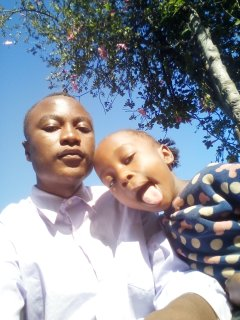
#> input picture ManagementSystems/Hotel Managemet System/profiles/a (2).jpg, 240 x 320 px
$ python circularimagespil.py
#> lines starting #> are read from the running program, lines starting #| are printed output that depends on the picture; after the words box and inside, x2 and y2 are one past the last pixel; in counts of white or black regions, pixels touching at a corner belong together
from PIL import Image,ImageOps,ImageDraw
size=(70,70)
mask=Image.new('L',size,0)
#> mask: PIL image 70x70 L; every value is 0
draw=ImageDraw.Draw(mask)
draw.ellipse((0,0) + size,fill=255)

im=Image.open('./profiles/a (2).jpg')
#> im is the input picture: PIL image 240x320 RGB; mean R, G, B 141.5, 146.6, 156.9

output=ImageOps.fit(im, mask.size, centering=(0.5, 0.5))
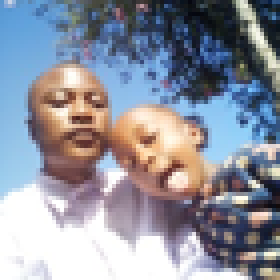
#> output: PIL image 70x70 RGB (shown 4 times larger); mean R, G, B 142.1, 146.3, 159.3
output.putalpha(mask)
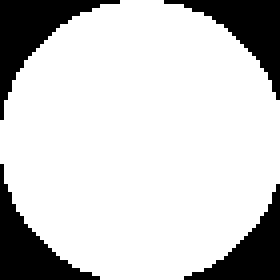
#> mask: PIL image 70x70 L (shown 4 times larger); 80% white; 4 black regions, box (x1, y1, x2, y2) and area: (0, 0, 30, 30) 275, (41, 0, 70, 25) 245, (0, 41, 25, 70) 245, (46, 46, 70, 70) 216
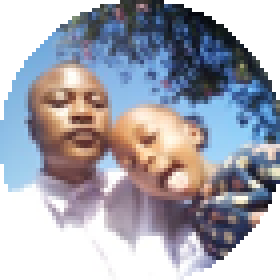
#> output: PIL image 70x70 RGBA (shown 4 times larger); mean R, G, B, A 142.1, 146.3, 159.3, 203.9; transparent parts drawn white
output.save('cally.png')

$ run again, with ManagementSystems/Hotel Managemet System/profiles/a (1).jpg copied over ManagementSystems/Hotel Managemet System/profiles/a (2).jpg
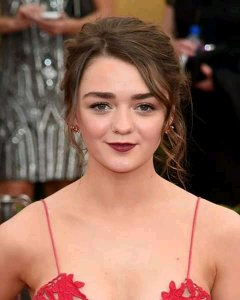
#> input picture ManagementSystems/Hotel Managemet System/profiles/a (1).jpg, 240 x 300 px
#> im is the input picture: PIL image 240x300 RGB; mean R, G, B 143.6, 105.3, 89.7
#> `output=ImageOps.fit(im, mask.size, centering=(0.5, 0.5))`:
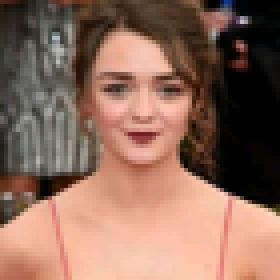
#> output: PIL image 70x70 RGB (shown 4 times larger); mean R, G, B 140.9, 106.4, 91.2
#> `output.putalpha(mask)`:
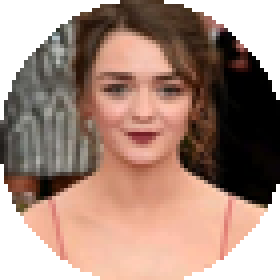
#> output: PIL image 70x70 RGBA (shown 4 times larger); mean R, G, B, A 140.9, 106.4, 91.2, 203.9; transparent parts drawn white

$ run again, with ManagementSystems/Hotel Managemet System/profiles/a (3).jpg copied over ManagementSystems/Hotel Managemet System/profiles/a (2).jpg
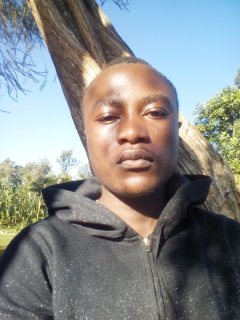
#> input picture ManagementSystems/Hotel Managemet System/profiles/a (3).jpg, 240 x 320 px
#> im is the input picture: PIL image 240x320 RGB; mean R, G, B 134.8, 138.1, 137.6
#> `output=ImageOps.fit(im, mask.size, centering=(0.5, 0.5))`:
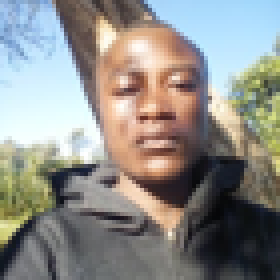
#> output: PIL image 70x70 RGB (shown 4 times larger); mean R, G, B 142.4, 141.6, 137.2
#> `output.putalpha(mask)`:
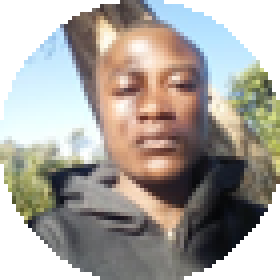
#> output: PIL image 70x70 RGBA (shown 4 times larger); mean R, G, B, A 142.4, 141.6, 137.2, 203.9; transparent parts drawn white

$ run again, with ManagementSystems/Hotel Managemet System/profiles/a (4).jpg copied over ManagementSystems/Hotel Managemet System/profiles/a (2).jpg
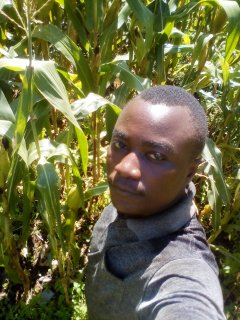
#> input picture ManagementSystems/Hotel Managemet System/profiles/a (4).jpg, 240 x 320 px
#> im is the input picture: PIL image 240x320 RGB; mean R, G, B 110.3, 109.3, 69.9
#> `output=ImageOps.fit(im, mask.size, centering=(0.5, 0.5))`:
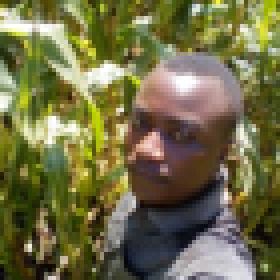
#> output: PIL image 70x70 RGB (shown 4 times larger); mean R, G, B 113.6, 110.2, 70.3
#> `output.putalpha(mask)`:
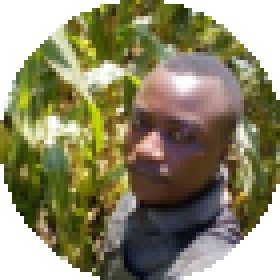
#> output: PIL image 70x70 RGBA (shown 4 times larger); mean R, G, B, A 113.6, 110.2, 70.3, 203.9; transparent parts drawn white
